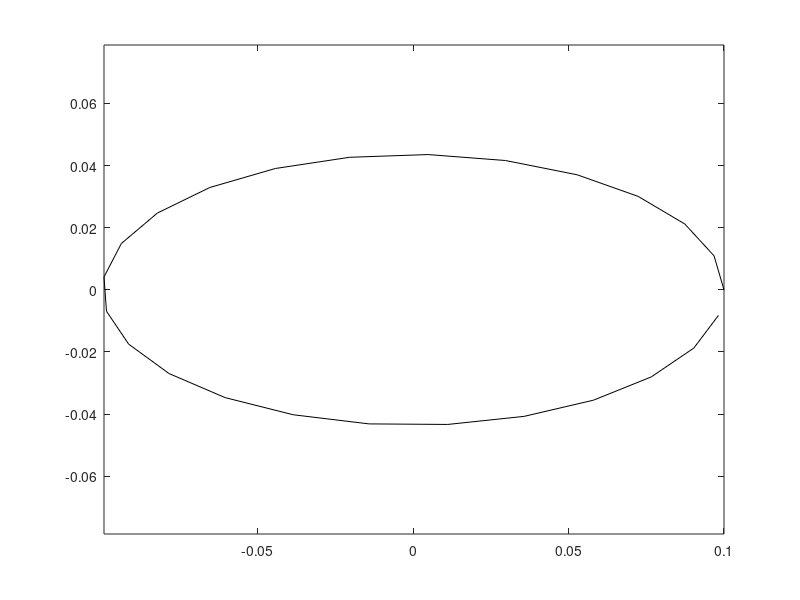

MATLAB code for this plot:
close all
clc
clear
x1 = -.1;
x2 = .1;
y1 = 0;
y2 = 0;
e = .9;
a = 1/2*sqrt((x2-x1)^2+(y2-y1)^2);
 b = a*sqrt(1-e^2);
 t = linspace(0,2*pi);
 X = a*cos(t);
 Y = b*sin(t);
 w = atan2(y2-y1,x2-x1);
 x = (x1+x2)/2 + X*cos(w) - Y*sin(w);
 y = (y1+y2)/2 + X*sin(w) + Y*cos(w);
 x = x(1:4:end);
 y = y(1:4:end);
 plot(x,y,'k-')
 axis equal
 
 [x' y']
 